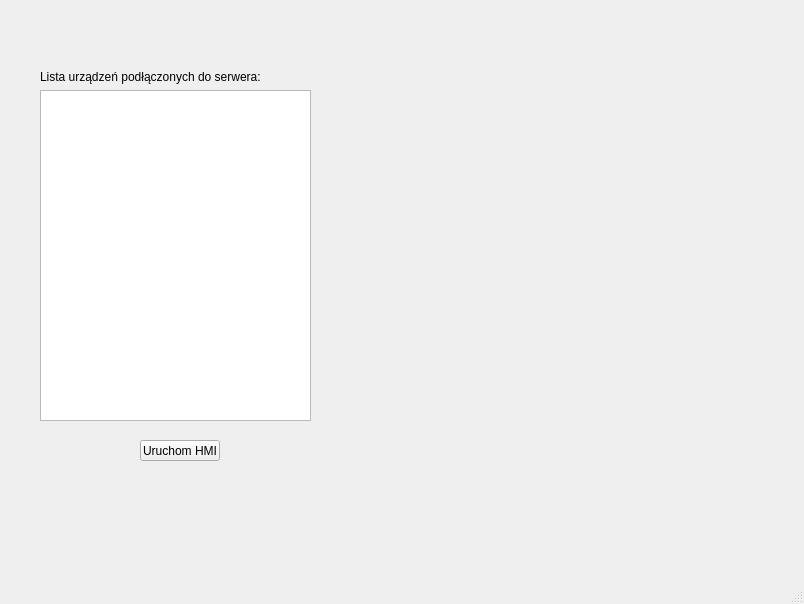
<?xml version="1.0" encoding="UTF-8"?>
<ui version="4.0">
 <class>MainWindow</class>
 <widget class="QMainWindow" name="MainWindow">
  <property name="geometry">
   <rect>
    <x>0</x>
    <y>0</y>
    <width>804</width>
    <height>604</height>
   </rect>
  </property>
  <property name="windowTitle">
   <string>MainWindow</string>
  </property>
  <widget class="QWidget" name="centralwidget">
   <widget class="QStackedWidget" name="stackedWidget">
    <property name="geometry">
     <rect>
      <x>0</x>
      <y>0</y>
      <width>791</width>
      <height>551</height>
     </rect>
    </property>
    <property name="currentIndex">
     <number>1</number>
    </property>
    <widget class="QWidget" name="pageConnect">
     <widget class="QWidget" name="formLayoutWidget">
      <property name="geometry">
       <rect>
        <x>40</x>
        <y>30</y>
        <width>160</width>
        <height>90</height>
       </rect>
      </property>
      <layout class="QFormLayout" name="formLayout">
       <item row="1" column="1">
        <widget class="QLineEdit" name="hostAddressEdit">
         <property name="text">
          <string>localhost</string>
         </property>
        </widget>
       </item>
       <item row="0" column="1">
        <widget class="QLabel" name="label">
         <property name="text">
          <string>Adres serwera:</string>
         </property>
        </widget>
       </item>
       <item row="3" column="1">
        <widget class="QLineEdit" name="portNumberEdit">
         <property name="text">
          <string>8888</string>
         </property>
        </widget>
       </item>
       <item row="2" column="1">
        <widget class="QLabel" name="label_2">
         <property name="text">
          <string>Numer portu:</string>
         </property>
        </widget>
       </item>
      </layout>
     </widget>
     <widget class="QPushButton" name="connectButton">
      <property name="geometry">
       <rect>
        <x>80</x>
        <y>160</y>
        <width>80</width>
        <height>21</height>
       </rect>
      </property>
      <property name="text">
       <string>Połącz</string>
      </property>
     </widget>
    </widget>
    <widget class="QWidget" name="pageDevList">
     <widget class="QWidget" name="verticalLayoutWidget">
      <property name="geometry">
       <rect>
        <x>40</x>
        <y>70</y>
        <width>271</width>
        <height>351</height>
       </rect>
      </property>
      <layout class="QVBoxLayout" name="verticalLayout">
       <item>
        <widget class="QLabel" name="label_3">
         <property name="text">
          <string>Lista urządzeń podłączonych do serwera:</string>
         </property>
        </widget>
       </item>
       <item>
        <widget class="QListWidget" name="deviceListWidget"/>
       </item>
      </layout>
     </widget>
     <widget class="QPushButton" name="startHMI_Button">
      <property name="geometry">
       <rect>
        <x>140</x>
        <y>440</y>
        <width>80</width>
        <height>21</height>
       </rect>
      </property>
      <property name="text">
       <string>Uruchom HMI</string>
      </property>
     </widget>
    </widget>
    <widget class="QWidget" name="pageDisplay"/>
   </widget>
  </widget>
  <widget class="QMenuBar" name="menubar">
   <property name="geometry">
    <rect>
     <x>0</x>
     <y>0</y>
     <width>804</width>
     <height>20</height>
    </rect>
   </property>
  </widget>
  <widget class="QStatusBar" name="statusbar"/>
 </widget>
 <resources/>
 <connections/>
</ui>
